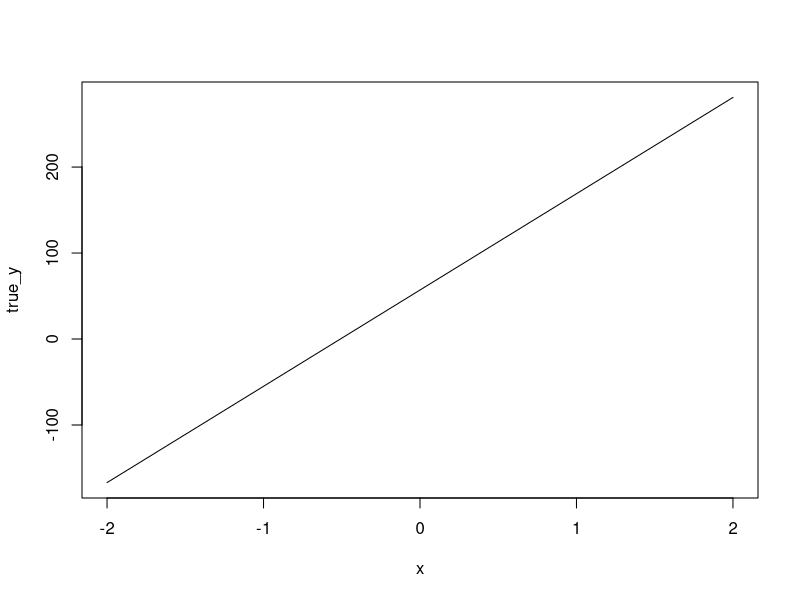
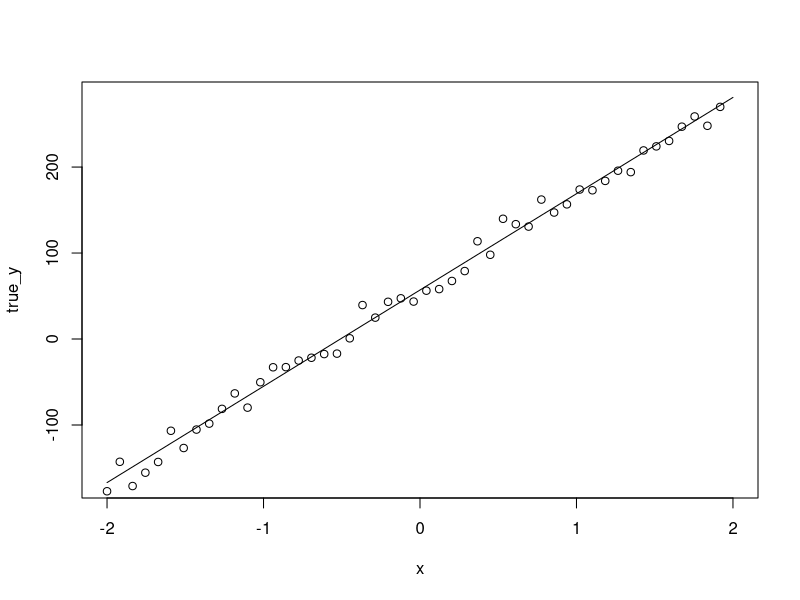

These charts were generated, in order, by the following R code:
## ---- chunk 1
knitr::opts_chunk$set(echo = TRUE, cache = TRUE, message = FALSE)
## ---- chunk 2
(x <- seq(-2, 2, length = 50))
intercept <- 57
slope <- 112
true_y <- intercept + slope * x

plot(x, true_y, 'l')
## ---- chunk 3
error <- rnorm(length(x), sd = 10)
simulated_y <- true_y + error
## ---- chunk 4
plot(x, true_y, type = 'l')
points(x, simulated_y)
## ---- chunk 5
(lm_out <- lm(simulated_y ~ x))
## ---- chunk 6
(bias <- lm_out$coefficients[2] - slope)
## ---- chunk 7
alpha <- .1
ci <- lm_out$coefficients[2] + c(-1, 1) * qt(1 - alpha, df = lm_out$df.residual) * summary(lm_out)$coefficients[2, "Std. Error"]
c(
  lower = ci[1],
  estimate = lm_out$coefficients[2],
  upper = ci[2]
)
## ---- chunk 8
slope_simulation <- function(
  regressor,
  intercept,
  slope,
  error_distribution = "normal",
  n_reps,
  alpha1,
  alpha2
) {
  n <- length(regressor) # Number of observations
  z <- (regressor - mean(regressor)) / sd(regressor) # Used for correlated errors
  count_in <- 0
  difference <- numeric(n_reps)
  for (i in 1:n_reps) {
    if (error_distribution == "normal") {
      error <- rnorm(n)
    } else if (error_distribution == "chisq") {
      error <- rchisq(n, 0.5) - 0.5
    } else if (error_distribution == "correlated") {
      error <- rnorm(n, 0.2 * z, 1)
    } else {
      stop("Unknown error distribution")
    }
    
    response <- intercept + slope * regressor + error
    fm <- lm(response ~ regressor)
    
    # Extract slope estimate
    fit_slope <- fm$coefficients[2]
    
    # Calculate difference between slope estimate and slope
    difference[i] <- fit_slope - slope
    
    # Confidence interval on fit_slope
    slope_conf <- fit_slope + c(-1, 1) * qt(1 - alpha1/2, fm$df.residual) * summary(fm)$coefficients[2, "Std. Error"]
    count_in <- count_in + (slope_conf[1] < slope && slope < slope_conf[2])
  }
  
  # Calculate coverage
  coverage <- count_in / n_reps
  
  # Confidence interval on coverage
  coverage_ci <- coverage + c(-1, 1) * qnorm(1 - alpha2/2) * sqrt((coverage  * (1 - coverage))/n_reps)
  
  # Bias estimate
  bias <- mean(difference)
  
  # Confidence interval on bias
  bias_ci <- bias + c(-1, 1) * qnorm(1 - alpha2/2) * sd(difference) / sqrt(n_reps)
  
  # Output
  list(
    coverage = c(
      lower = coverage_ci[1],
      estimate = coverage,
      upper = coverage_ci[2]
    ),
    bias = c(
      lower = bias_ci[1],
      estimate = bias,
      upper = bias_ci[2]
    )
  )
}
## ---- chunk 9
simulation <- function(
  x, 
  intercept = 7, 
  slope = 0.5, 
  n_reps = 5000, 
  alpha1 = 0.10, 
  alpha2 = 0.05) {
  for (error_dist in c("normal", "chisq", "correlated")) {
    print(paste("Results for", error_dist, "errors:"))
    results <- slope_simulation(x, intercept, slope, error_dist, n_reps, alpha1, alpha2)
    print(paste0("Bias:     ", results$bias[2], " (", results$bias[1], ", ", results$bias[3], ")"))
    print(paste0("Coverage: ", results$coverage[2], " (", results$coverage[1], ", ", results$coverage[3], ")"))
  }
}

simulation(x = seq(-2, 2, length = 50))
## ---- chunk 10
simulation(x = seq(-2, 2, length = 3))
